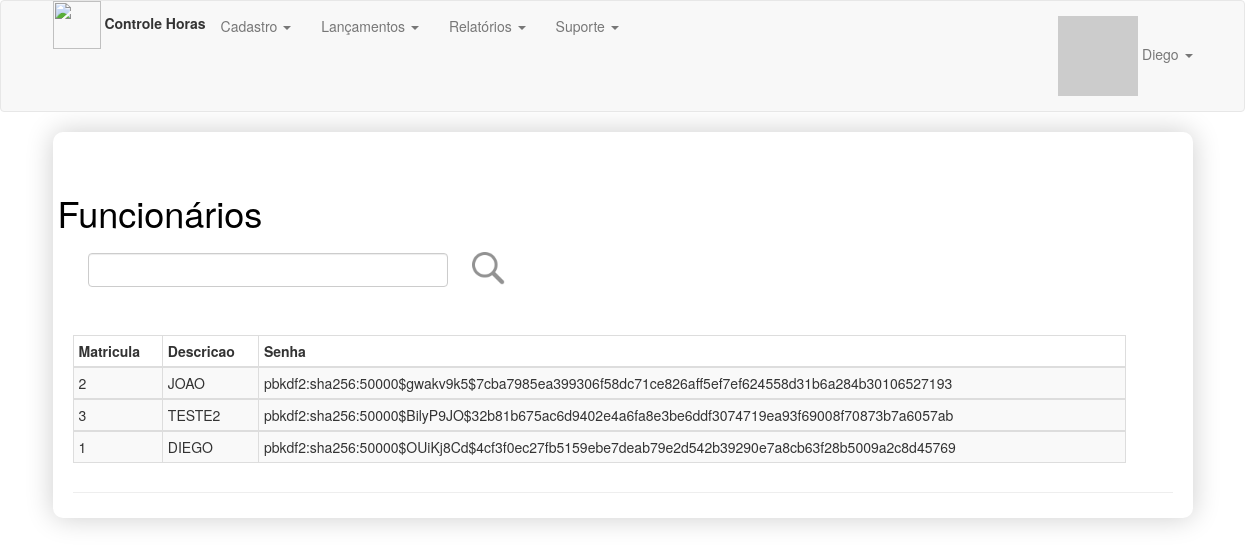
Page /admin/funcionario/lista (signed in) on the committed database.
### app/models.py (models this page shows, shortened)
class User(UserMixin, db.Model):
    __tablename__ = 'users'
    id = db.Column(db.Integer, primary_key=True, autoincrement=True)
    email = db.Column(db.String(64), nullable=False, unique=True, index=True)
    username = db.Column(db.String(64), nullable=False, unique=True, index=True)
    is_admin = db.Column(db.Boolean)
    password_hash = db.Column(db.String(256))
    name = db.Column(db.String(64))
    location = db.Column(db.String(64))
    bio = db.Column(db.Text)
    member_since = db.Column(db.DateTime(), default=datetime.utcnow)
    avatar_hash = db.Column(db.String(256))
    talks = db.relationship('Talk', lazy='dynamic', backref='author')
    @property
    def password(self):
        raise AttributeError('password is not a readable attribute')
    def gravatar(self, size=100, default='identicon', rating='g'):
        if request.is_secure:
            url = 'https://secure.gravatar.com/avatar'
        else:
            url = 'http://www.gravatar.com/avatar'
        hash = self.avatar_hash or hashlib.md5(self.email.encode('utf-8')).hexdigest()
        return "{url}/{hash}?s={size}&d={default}&r={rating}".format(url=url, hash=hash, size=size, default=default, rating=rating)

class Funcionario(db.Model):
    __tablename__ = 'funcionario'
    id = db.Column(db.Integer, primary_key=True, autoincrement=True)
    matricula = db.Column(db.String(7), unique=True)
    nome = db.Column(db.Text())
    user_id = db.Column(db.Integer, db.ForeignKey('users.id'))
    senha = db.Column(db.String(256))

### app/funcionario/routes.py (the view)
@funcionario.route('/lista',methods=['GET','POST'])
def funcionarioLista():
    funcionarioLista = Funcionario.query.all()
    if request.form.get('submitFiltro') == 'submitFiltro':
        filtro = request.form.get('txtFiltro')
        if filtro is None or filtro == "":
            funcionarioLista = Funcionario.query.all()
        else:
            funcionarioLista = Funcionario.query.filter(or_(Funcionario.matricula.like('%' + filtro + '%'),
                                                        Funcionario.nome.like('%' + filtro + '%')))
    else:
        funcionarioLista = Funcionario.query.all()
    return render_template('funcionario/funcionarioCadastroLista.html', funcionarioLista=funcionarioLista)

### app/models.py (called while the page is built)
@login_manager.user_loader
def load_user(user_id):
    return User.query.get(int(user_id))

### app/templates/funcionario/funcionarioCadastroLista.html
{% extends "base.html" %}
{% block page_content %}
<div class="page-header" style="">
    <div class="container">
        <div class="row">
            <div class="row">
                <h1>Funcionários</h1>
                <div class="col-sm-12">
                    <form method="post" action="/admin/funcionario/lista">
                        <div class="col-sm-4" style="padding-top:10px">
                            <input name="txtFiltro" class="form-control" type="text" title="filtro">
                        </div>
                        <input type="image" src="{{ url_for('static', filename='imagens/search.png') }}" width="48"
                               height="48" value="submitFiltro" name="submitFiltro">
                    </form>
                </div>
            </div>
            <br/>
            <br/>
            <div class="table-responsive">
                <table class="table table-striped table-bordered table-hover table-condensed" style="width:90%">
                    <thead class="thead-dark">
                    <tr>
                        <th>Matricula</th>
                        <th>Descricao</th>
                        <th>Senha</th>
                    </tr>
                    </thead>
                    {% for funcionario in funcionarioLista %}
                    <tbody>
                    <tr>
                        <td>{{funcionario.matricula}}</td>
                        <td>{{funcionario.nome}}</td>
                        <td>{{funcionario.senha}}</td>
                    </tr>
                    </tbody>
                    {% endfor %}
                </table>
            </div>
        </div>
    </div>
    {% endblock %}

### app/templates/base.html (shortened to what this page needs)
{% extends "bootstrap/base.html" %}
{% block head %}
{{ super() }}
{% endblock %}
{% block styles %}
{{ super() }}
    <link rel="stylesheet" type="text/css" href="{{ url_for('static', filename='css/estilo.css') }}">
{% endblock %}
{% block navbar %}
<div class="navbar navbar-default" role="navigation">
    <div class="container">
        <div class="nav navbar-nav navbar-left">
           <img src="{{ url_for('static', filename='imagens/time.png') }}" width="48" height="48">
            <label>Controle Horas</label>
        </div>
        <ul class="nav navbar-nav">
            {% if ((current_user.is_authenticated) and (current_user.is_admin)) %}
            <li class="dropdown">
                <a class="dropdown-toggle" data-toggle="dropdown" href="#">Cadastro
                    <span class="caret"></span></a>
            </li>
            {% endif %}
            {% if (current_user.is_authenticated)%}
            <li class="dropdown">
            <a class="dropdown-toggle" data-toggle="dropdown" href="#">Lançamentos
                <span class="caret"></span></a>
            </li>
            <li class="dropdown">
                <a class="dropdown-toggle" data-toggle="dropdown" href="#">Relatórios
                    <span class="caret"></span></a>
            </li>
            <li class="dropdown">
                <a class="dropdown-toggle" data-toggle="dropdown" href="#">Suporte
                    <span class="caret"></span></a>
            </li>
            {% endif %}
        </ul>
        <ul class="nav navbar-nav navbar-right">
            {% if not current_user.is_authenticated %}
            <li><a href="{{ url_for('auth.login') }}">Login</a></li>
            {% else %}
            <li class="dropdown">
                <a href="#" class="dropdown-toggle" data-toggle="dropdown">
                    <img src="{{ current_user.gravatar(size=18) }}">
                    {{ current_user.username }}
                    <b class="caret"></b>
                </a>
            </li>
            {% endif %}
        </ul>
    </div>
</div>
{% endblock %}
{% block content %}
<div class="container">
    <div class="demo">
        {% block page_content %}{% endblock %}
    </div>
</div>
{% endblock %}

### app/static/css/estilo.css (style rules this page uses)
.demo { padding: 1px 20px 5px 20px; -webkit-box-shadow: 0px 0px 28px 0px rgba(0,0,0,0.2); box-shadow: 0px 0px 28px 0px rgba(0,0,0,0.2); border-radius: 10px; }
h1 { color: black; text-align: left; padding: 0px; }

### rows in the picture
User: username "Diego"
Funcionario: matricula "2", nome "JOAO", senha "pbkdf2:sha256:50000$gwakv9k5$7cba7985ea399306f58dc71ce826aff5ef7ef624558d31b6a284b30106527193"
Funcionario: matricula "3", nome "TESTE2", senha "pbkdf2:sha256:50000$BilyP9JO$32b81b675ac6d9402e4a6fa8e3be6ddf3074719ea93f69008f70873b7a6057ab"
Funcionario: matricula "1", nome "DIEGO", senha "pbkdf2:sha256:50000$OUiKj8Cd$4cf3f0ec27fb5159ebe7deab79e2d542b39290e7a8cb63f28b5009a2c8d45769"
